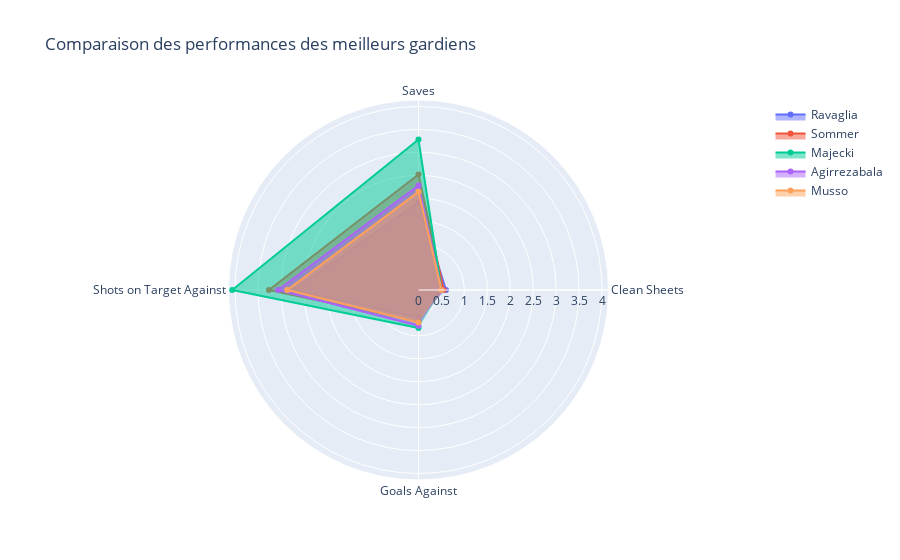

Notebook code cell kept with this figure:
### Code cell
top_goalkeepers = goalkeepers.nlargest(5, ['Clean Sheets', 'Saves'])

fig = go.Figure()

stats_columns = ['Clean Sheets', 'Saves', 'Shots on Target Against', 'Goals Against']
for _, row in top_goalkeepers.iterrows():
    fig.add_trace(go.Scatterpolar(
        r=row[stats_columns],
        theta=stats_columns,
        fill='toself',
        name=row['nom']
    ))

fig.update_layout(
    polar=dict(radialaxis=dict(visible=True)),
    title="Comparaison des performances des meilleurs gardiens",
    showlegend=True
)

fig.show()

### Figure 1 — Plotly figure (JSON) as saved in the notebook; plotly's stock layout.template omitted (floating-point values rounded to 4 significant figures)
{"data": [{"fill": "toself", "name": "Ravaglia", "r": [0.6, 1.91, 2.72, 0.6], "theta": ["Clean Sheets", "Saves", "Shots on Target Against", "Goals Against"], "type": "scatterpolar"}, {"fill": "toself", "name": "Sommer", "r": [0.55, 2.52, 3.26, 0.69], "theta": ["Clean Sheets", "Saves", "Shots on Target Against", "Goals Against"], "type": "scatterpolar"}, {"fill": "toself", "name": "Majecki", "r": [0.5, 3.28, 4.06, 0.83], "theta": ["Clean Sheets", "Saves", "Shots on Target Against", "Goals Against"], "type": "scatterpolar"}, {"fill": "toself", "name": "Agirrezabala", "r": [0.5, 2.28, 3.06, 0.78], "theta": ["Clean Sheets", "Saves", "Shots on Target Against", "Goals Against"], "type": "scatterpolar"}, {"fill": "toself", "name": "Musso", "r": [0.5, 2.14, 2.86, 0.71], "theta": ["Clean Sheets", "Saves", "Shots on Target Against", "Goals Against"], "type": "scatterpolar"}], "layout": {"polar": {"radialaxis": {"visible": true}}, "showlegend": true, "title": {"text": "Comparaison des performances des meilleurs gardiens"}}}
